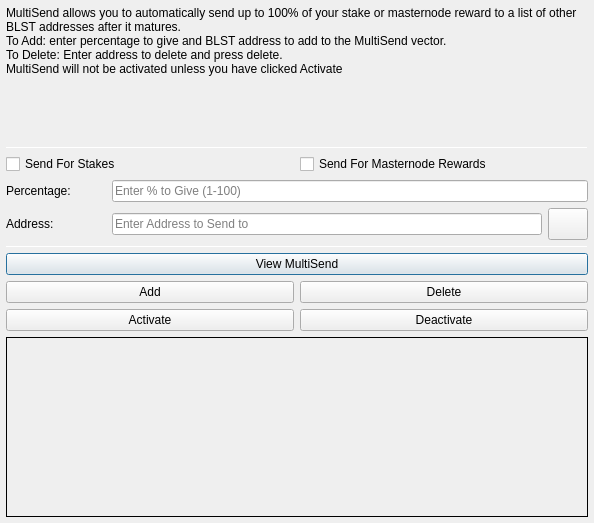
<?xml version="1.0" encoding="UTF-8"?>
<ui version="4.0">
 <class>MultiSendDialog</class>
 <widget class="QDialog" name="MultiSendDialog">
  <property name="windowModality">
   <enum>Qt::NonModal</enum>
  </property>
  <property name="geometry">
   <rect>
    <x>0</x>
    <y>0</y>
    <width>594</width>
    <height>523</height>
   </rect>
  </property>
  <property name="windowTitle">
   <string>MultiSend</string>
  </property>
  <layout class="QVBoxLayout" name="verticalLayout" stretch="0">
   <property name="leftMargin">
    <number>6</number>
   </property>
   <property name="topMargin">
    <number>6</number>
   </property>
   <property name="rightMargin">
    <number>6</number>
   </property>
   <property name="bottomMargin">
    <number>6</number>
   </property>
   <item>
    <layout class="QVBoxLayout" name="verticalLayout_Main" stretch="1,1,1,1,1,1">
     <item>
      <widget class="QLabel" name="label_2">
       <property name="lineWidth">
        <number>1</number>
       </property>
       <property name="text">
        <string>MultiSend allows you to automatically send up to 100% of your stake or masternode reward to a list of other BLST addresses after it matures.
To Add: enter percentage to give and BLST address to add to the MultiSend vector.
To Delete: Enter address to delete and press delete.
MultiSend will not be activated unless you have clicked Activate</string>
       </property>
       <property name="alignment">
        <set>Qt::AlignLeading|Qt::AlignLeft|Qt::AlignTop</set>
       </property>
       <property name="wordWrap">
        <bool>true</bool>
       </property>
      </widget>
     </item>
     <item>
      <widget class="Line" name="line">
       <property name="minimumSize">
        <size>
         <width>0</width>
         <height>1</height>
        </size>
       </property>
       <property name="maximumSize">
        <size>
         <width>16777215</width>
         <height>1</height>
        </size>
       </property>
       <property name="orientation">
        <enum>Qt::Horizontal</enum>
       </property>
      </widget>
     </item>
     <item>
      <layout class="QVBoxLayout" name="verticalLayout_Settings">
       <item>
        <layout class="QHBoxLayout" name="horizontalLayout">
         <item>
          <widget class="QCheckBox" name="multiSendStakeCheckBox">
           <property name="text">
            <string>Send For Stakes</string>
           </property>
          </widget>
         </item>
         <item>
          <widget class="QCheckBox" name="multiSendMasternodeCheckBox">
           <property name="text">
            <string>Send For Masternode Rewards</string>
           </property>
          </widget>
         </item>
        </layout>
       </item>
       <item>
        <layout class="QHBoxLayout" name="horizontalLayout_6">
         <item>
          <widget class="QLabel" name="label">
           <property name="minimumSize">
            <size>
             <width>100</width>
             <height>0</height>
            </size>
           </property>
           <property name="toolTip">
            <string>Percentage of stake to send</string>
           </property>
           <property name="text">
            <string>Percentage:</string>
           </property>
          </widget>
         </item>
         <item>
          <widget class="QLineEdit" name="multiSendPercentEdit">
           <property name="toolTip">
            <string>Enter whole numbers 1 - 100</string>
           </property>
           <property name="placeholderText">
            <string>Enter % to Give (1-100)</string>
           </property>
          </widget>
         </item>
        </layout>
       </item>
       <item>
        <layout class="QHBoxLayout" name="horizontalLayout_7">
         <item>
          <widget class="QLabel" name="label_5">
           <property name="minimumSize">
            <size>
             <width>100</width>
             <height>0</height>
            </size>
           </property>
           <property name="toolTip">
            <string>Address to send portion of stake to</string>
           </property>
           <property name="text">
            <string>Address:</string>
           </property>
          </widget>
         </item>
         <item>
          <widget class="QLineEdit" name="multiSendAddressEdit">
           <property name="toolTip">
            <string/>
           </property>
           <property name="placeholderText">
            <string>Enter Address to Send to</string>
           </property>
          </widget>
         </item>
         <item>
          <widget class="QPushButton" name="addressBookButton">
           <property name="maximumSize">
            <size>
             <width>16777215</width>
             <height>32</height>
            </size>
           </property>
           <property name="toolTip">
            <string>Choose an address from the address book</string>
           </property>
           <property name="text">
            <string/>
           </property>
           <property name="icon">
            <iconset resource="../ballast.qrc">
             <normaloff>:/icons/address-book</normaloff>:/icons/address-book</iconset>
           </property>
           <property name="shortcut">
            <string>Alt+A</string>
           </property>
           <property name="autoDefault">
            <bool>false</bool>
           </property>
          </widget>
         </item>
        </layout>
       </item>
      </layout>
     </item>
     <item>
      <widget class="Line" name="line_2">
       <property name="minimumSize">
        <size>
         <width>0</width>
         <height>1</height>
        </size>
       </property>
       <property name="maximumSize">
        <size>
         <width>16777215</width>
         <height>1</height>
        </size>
       </property>
       <property name="orientation">
        <enum>Qt::Horizontal</enum>
       </property>
      </widget>
     </item>
     <item>
      <layout class="QVBoxLayout" name="verticalLayout_Buttons">
       <item>
        <layout class="QHBoxLayout" name="horizontalLayout_4">
         <item>
          <widget class="QPushButton" name="viewButton">
           <property name="toolTip">
            <string/>
           </property>
           <property name="statusTip">
            <string>View MultiSend Vector</string>
           </property>
           <property name="text">
            <string>View MultiSend</string>
           </property>
          </widget>
         </item>
        </layout>
       </item>
       <item>
        <layout class="QHBoxLayout" name="horizontalLayout_2">
         <item>
          <widget class="QPushButton" name="addButton">
           <property name="toolTip">
            <string/>
           </property>
           <property name="statusTip">
            <string>Add to MultiSend Vector</string>
           </property>
           <property name="text">
            <string>Add</string>
           </property>
          </widget>
         </item>
         <item>
          <widget class="QPushButton" name="deleteButton">
           <property name="toolTip">
            <string/>
           </property>
           <property name="statusTip">
            <string>Delete Address From MultiSend Vector</string>
           </property>
           <property name="text">
            <string>Delete</string>
           </property>
          </widget>
         </item>
        </layout>
       </item>
       <item>
        <layout class="QHBoxLayout" name="horizontalLayout_5">
         <item>
          <widget class="QPushButton" name="activateButton">
           <property name="statusTip">
            <string>Activate MultiSend</string>
           </property>
           <property name="text">
            <string>Activate</string>
           </property>
          </widget>
         </item>
         <item>
          <widget class="QPushButton" name="disableButton">
           <property name="statusTip">
            <string>Deactivate MultiSend</string>
           </property>
           <property name="text">
            <string>Deactivate</string>
           </property>
          </widget>
         </item>
        </layout>
       </item>
      </layout>
     </item>
     <item>
      <widget class="QLabel" name="message">
       <property name="minimumSize">
        <size>
         <width>0</width>
         <height>180</height>
        </size>
       </property>
       <property name="frameShape">
        <enum>QFrame::Panel</enum>
       </property>
       <property name="frameShadow">
        <enum>QFrame::Plain</enum>
       </property>
       <property name="lineWidth">
        <number>1</number>
       </property>
       <property name="midLineWidth">
        <number>1</number>
       </property>
       <property name="text">
        <string/>
       </property>
       <property name="alignment">
        <set>Qt::AlignLeading|Qt::AlignLeft|Qt::AlignTop</set>
       </property>
       <property name="wordWrap">
        <bool>true</bool>
       </property>
      </widget>
     </item>
    </layout>
   </item>
  </layout>
 </widget>
 <resources>
  <include location="../ballast.qrc"/>
 </resources>
 <connections/>
</ui>
